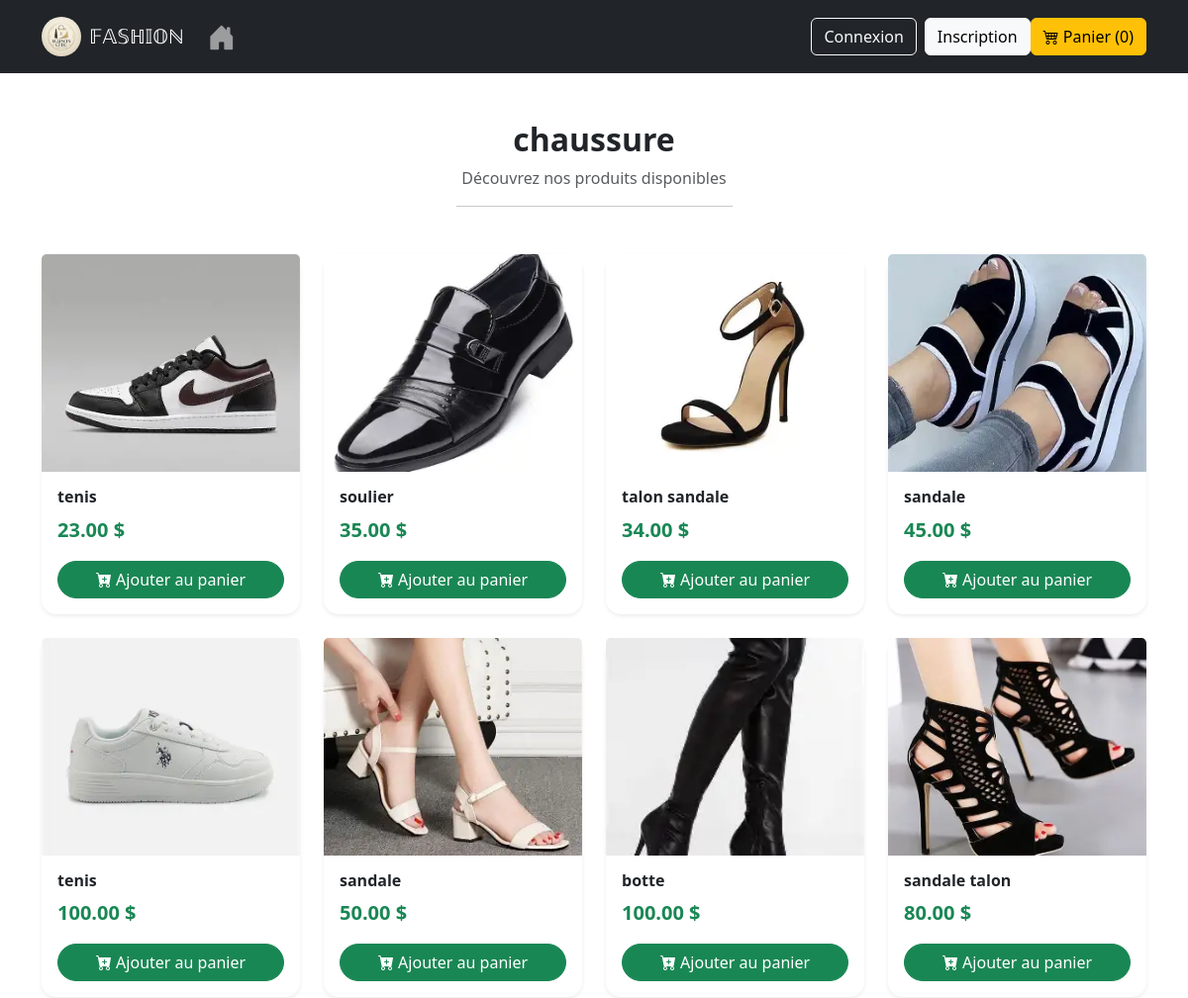
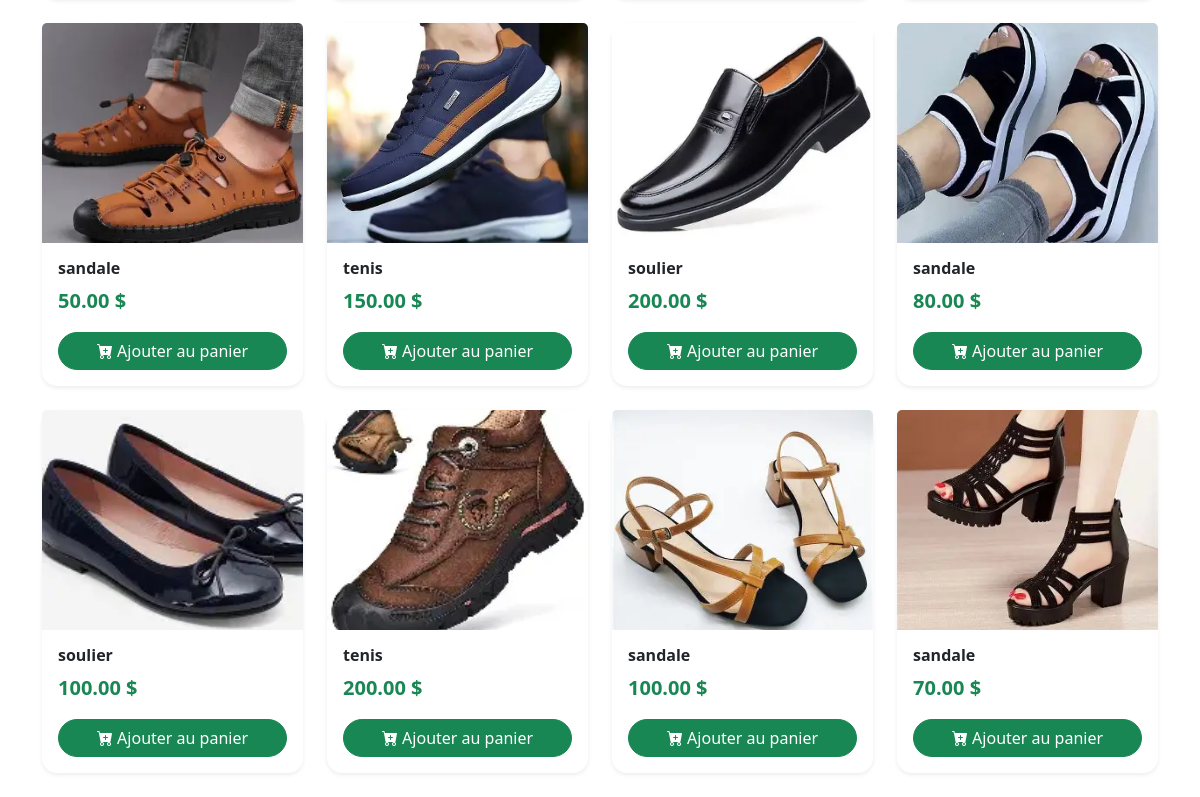
Page /category/1/ on the committed database (2 pictures, top to bottom).
### trade/models.py (models this page shows, shortened)
class Category(models.Model):
    name = models.CharField(max_length=100)

class Product(models.Model):
    category = models.ForeignKey(Category, on_delete=models.CASCADE)
    name = models.CharField(max_length=200)
    description = models.TextField()
    price = models.DecimalField(max_digits=8, decimal_places=2)
    stock = models.PositiveIntegerField(default=0)
    image = models.ImageField(upload_to='products/')

### trade/views.py (the view)
# urls.py: path('category/<int:id>/', views.category_products, name='category_products'),
def category_products(request, id):
    category = get_object_or_404(Category, id=id)
    products = Product.objects.filter(category=category)
    return render(request, 'trade/category_products.html', {
        'category': category,
        'products': products
    })

### trade/templates/trade/category_products.html (shortened to what this page needs)
{% extends 'trade/base.html' %}
{% block content %}
<div class="container py-4">
    <div class="text-center mb-5">
        <h2 class="fw-bold">{{ category.name }}</h2>
        <p class="text-muted">Découvrez nos produits disponibles</p>
        <hr class="w-25 mx-auto">
    </div>
    <div class="row g-4">
        {% for product in products %}
        <div class="col-12 col-sm-6 col-md-4 col-lg-3">
            <div class="card h-100 border-0 shadow-sm product-card">
                <div class="overflow-hidden">
                    <a href="{% url 'detail' product.id %}">
                        <img src="{{ product.image.url }}"
                             class="card-img-top product-img">
                    </a>
                </div>
                <div class="card-body d-flex flex-column">
                    <h6 class="fw-semibold text-truncate">
                        {{ product.name }}
                    </h6>
                    <p class="text-success fw-bold fs-5 mb-3">
                        {{ product.price }} $
                    </p>
                    <a href="{% url 'add_to_cart' product.id %}"
                       class="btn btn-success mt-auto rounded-pill">
                       <i class="bi bi-cart-plus-fill"></i> Ajouter au panier
                    </a>
                </div>
            </div>
        </div>
        {% endfor %}
    </div>
</div>
{% endblock %}

### trade/templates/trade/base.html
{% include 'trade/navbar.html' %}
{% block content %}
{% endblock %}

### trade/templates/trade/navbar.html (shortened to what this page needs)
{% load static %}
<!DOCTYPE html>
<html>
<head>
    <link href="https://cdn.jsdelivr.net/npm/bootstrap@5.3.0/dist/css/bootstrap.min.css" rel="stylesheet">
    <link rel="stylesheet" href="https://cdn.jsdelivr.net/npm/bootstrap-icons@1.10.5/font/bootstrap-icons.css">
</head>
<body>
<nav class="navbar navbar-expand-lg navbar-dark bg-dark">
  <div class="container">
<a class="navbar-brand d-flex align-items-center" href="{% url 'home' %}">
    <img src="{% static 'image/logo.png' %}"
         alt="FASHION Logo"
         class="rounded-circle"
         style="width:40px; height:40px; object-fit:cover; margin-right:8px;">
    <span>𝔽𝔸𝕊ℍ𝕀𝕆ℕ</span>
</a>
    <ul class="navbar-nav me-auto">
        <li class="nav-item">
            <a class="nav-link" href="/"><i class="bi bi-house-door-fill fs-3"></i></a>
        </li>
    </ul>
    <div class="d-flex align-items-center">
        {% if user.is_authenticated %}
        <img src="{{ user.profile.image.url }}"
             class="rounded-circle me-2"
             style="width:40px; height:40px; object-fit:cover; cursor:pointer;"
             data-bs-toggle="modal"
             data-bs-target="#photoModal">
        <span class="navbar-text me-2">Bienvenue {{ user.username }}</span>
        <a href="{% url 'logout' %}" class="btn btn-outline-light me-2">Déconnexion</a>
        {% else %}
            <a href="{% url 'login' %}" class="btn btn-outline-light me-2">Connexion</a>
            <a href="{% url 'signup' %}" class="btn btn-light">Inscription</a>
        {% endif %}
        <a href="{% url 'cart_detail' %}" class="btn btn-warning">
            <i class="bi bi-cart4"></i> Panier ({{ request.session.cart|length|default:0 }})
        </a>
    </div>
  </div>
</nav>
</body>
</html>

### trade/templates/trade/category_products.html (style rules this page uses)
.product-card { transition: all 0.3s ease; border-radius: 15px; }
.product-img { height: 220px; object-fit: cover; transition: transform 0.4s ease; }

### rows in the picture
Category: name "chaussure"
Product: image (picture), name "tenis", price "23.00"
Product: image (picture), name "soulier", price "35.00"
Product: image (picture), name "talon sandale", price "34.00"
Product: image (picture), name "sandale", price "45.00"
Product: image (picture), name "tenis", price "100.00"
Product: image (picture), name "sandale", price "50.00"
Product: image (picture), name "botte", price "100.00"
Product: image (picture), name "sandale talon", price "80.00"
Product: image (picture), name "sandale", price "50.00"
Product: image (picture), name "tenis", price "150.00"
Product: image (picture), name "soulier", price "200.00"
Product: image (picture), name "sandale", price "80.00"
Product: image (picture), name "soulier", price "100.00"
Product: image (picture), name "tenis", price "200.00"
Product: image (picture), name "sandale", price "100.00"
Product: image (picture), name "sandale", price "70.00"

### other values in the picture
{{ request.session.cart|length|default:0 }} "0"
